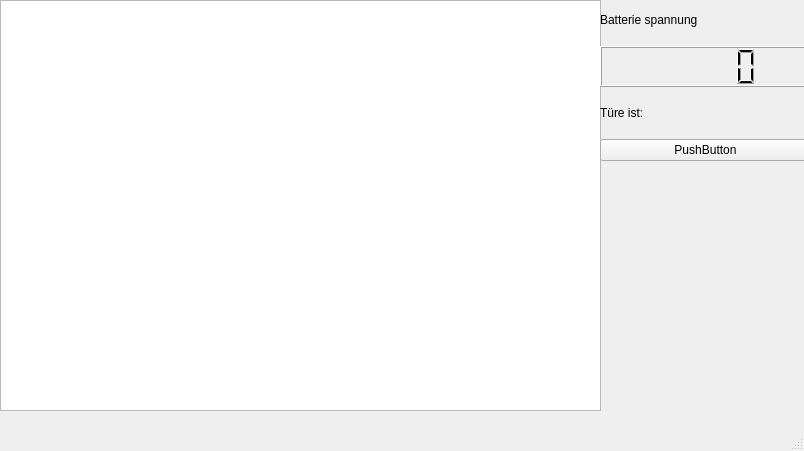
<?xml version="1.0" encoding="UTF-8"?>
<ui version="4.0">
 <class>MainWindow</class>
 <widget class="QMainWindow" name="MainWindow">
  <property name="geometry">
   <rect>
    <x>0</x>
    <y>0</y>
    <width>804</width>
    <height>451</height>
   </rect>
  </property>
  <property name="windowTitle">
   <string>MainWindow</string>
  </property>
  <widget class="QWidget" name="centralwidget">
   <widget class="QGraphicsView" name="graphicsView">
    <property name="geometry">
     <rect>
      <x>0</x>
      <y>0</y>
      <width>601</width>
      <height>411</height>
     </rect>
    </property>
   </widget>
   <widget class="QWidget" name="">
    <property name="geometry">
     <rect>
      <x>600</x>
      <y>0</y>
      <width>211</width>
      <height>161</height>
     </rect>
    </property>
    <layout class="QVBoxLayout" name="verticalLayout">
     <item>
      <widget class="QLabel" name="label">
       <property name="text">
        <string>Batterie spannung</string>
       </property>
      </widget>
     </item>
     <item>
      <widget class="QLCDNumber" name="lcdNumber"/>
     </item>
     <item>
      <widget class="QLabel" name="label_2">
       <property name="text">
        <string>Türe ist: </string>
       </property>
      </widget>
     </item>
     <item>
      <widget class="QPushButton" name="pushButton">
       <property name="text">
        <string>PushButton</string>
       </property>
      </widget>
     </item>
    </layout>
   </widget>
  </widget>
  <widget class="QMenuBar" name="menubar">
   <property name="geometry">
    <rect>
     <x>0</x>
     <y>0</y>
     <width>804</width>
     <height>21</height>
    </rect>
   </property>
  </widget>
  <widget class="QStatusBar" name="statusbar"/>
 </widget>
 <resources/>
 <connections/>
</ui>
